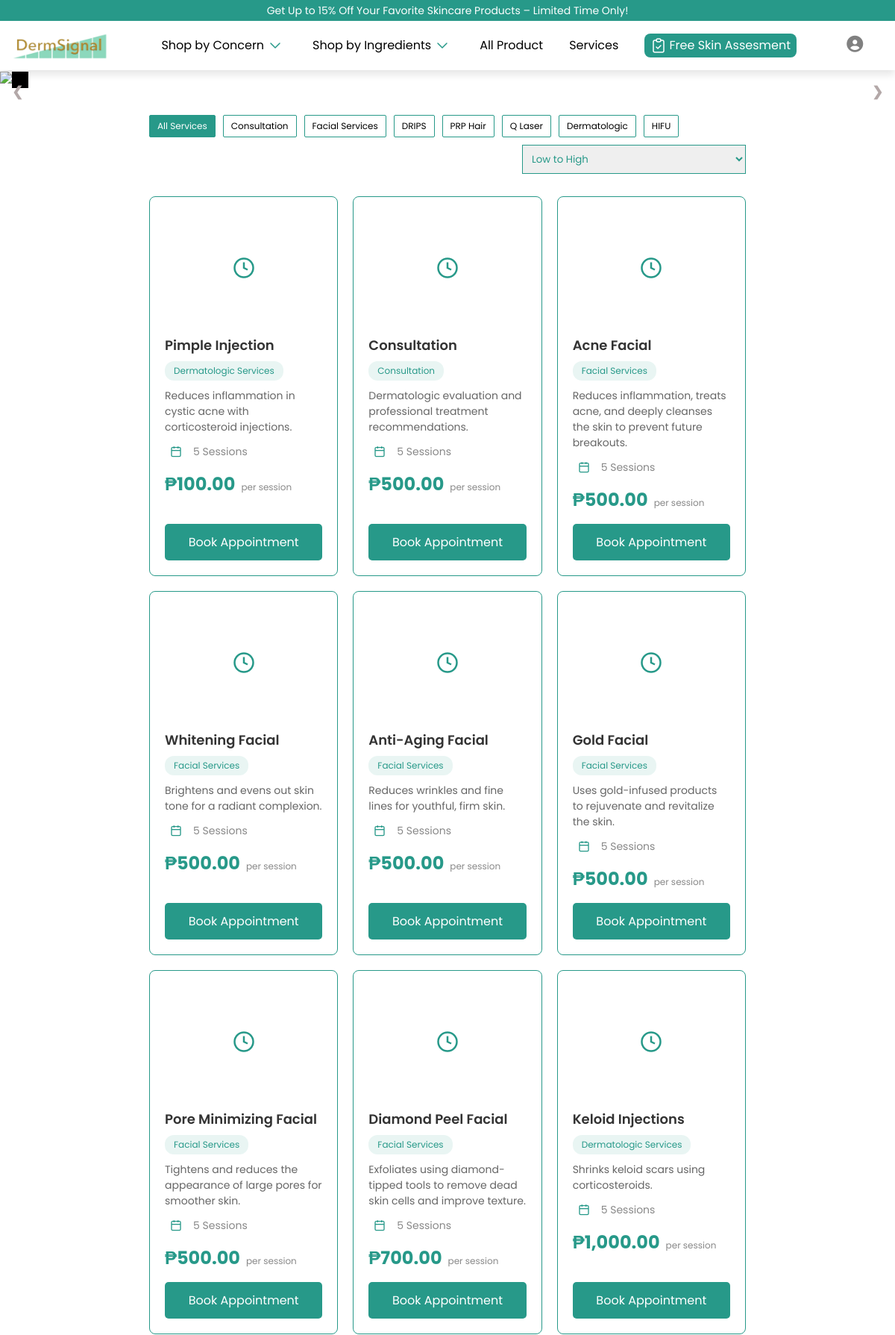
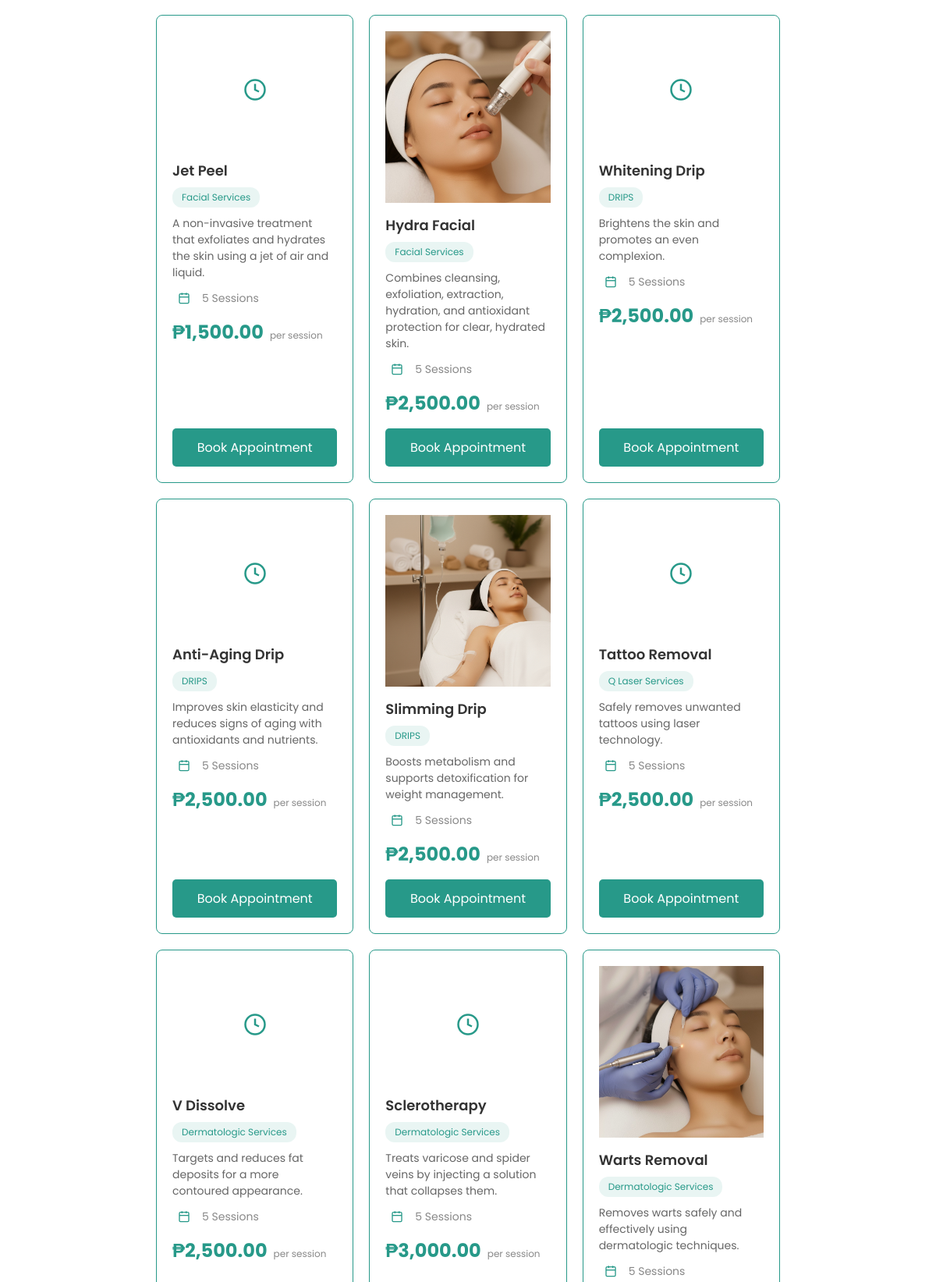
The page /components/services.php (upper part) on the database its author committed (2 pictures, top to bottom).
### tables this page shows
CREATE TABLE `tbl_services` (
  `service_id` int(11) NOT NULL,
  `service_name` varchar(100) NOT NULL,
  `service_price` float NOT NULL,
  `sessions` int(11) NOT NULL,
  `procedure_benefits` varchar(255) NOT NULL,
  `service_group` varchar(50) NOT NULL,
  `service_image` varchar(255) DEFAULT NULL
);

### components/services.php (the view, shortened to what this page needs)
<!DOCTYPE html>
<html lang="en">
<head>
    <link rel="stylesheet" href="../styles/slider.css">
    <link rel="stylesheet" href="../styles/general-styles.css">
    <link rel="stylesheet" href="../styles/footer.css">
    <link rel="stylesheet" href="../styles/services.css">
    <link rel="stylesheet" href="../styles/prod-ingredients.css">
    <link rel="stylesheet" href="../styles/product-lists.css">
    <link rel="stylesheet" href="../styles/appointment-modal.css">
</head>
<body>
<?php include "./header.php" ?>
<?php include "./slideshow.php" ?>
<div class="individual-prod-main-cont">
    <div class="category-cont">
        <?php
        $current_group = isset($_GET['service_group']) ? htmlspecialchars($_GET['service_group']) : 'all';
        $sort = isset($_GET['sort']) ? htmlspecialchars($_GET['sort']) : 'low';
        $service_groups = [
            ['id' => 'all', 'name' => 'All Services'],
            ['id' => 'Consultation', 'name' => 'Consultation'],
            ['id' => 'Facial Services', 'name' => 'Facial Services'],
            ['id' => 'DRIPS', 'name' => 'DRIPS'],
            ['id' => 'PRP Hair Treatment', 'name' => 'PRP Hair'],
            ['id' => 'Q Laser Services', 'name' => 'Q Laser'],
            ['id' => 'Dermatologic Services', 'name' => 'Dermatologic'],
            ['id' => 'HIFU', 'name' => 'HIFU']
        ];
        foreach ($service_groups as $group) {
            $active_class = $group['id'] == $current_group ? 'background-active' : '';
            echo "<a href=\"?service_group={$group['id']}&sort=$sort\">
                    <div class=\"category-button $active_class\">{$group['name']}</div>
                  </a>";
        }
        ?>
        <form method="GET" action="">
            <select class="sort-by" name="sort" id="sort" onchange="this.form.submit()">
                <option value="low" <?= isset($_GET['sort']) && $_GET['sort'] == 'low' ? 'selected' : '' ?>>Low to High</option>
            </select>
        </form>
    </div>
    <div class="service-list-items-cont">
        <?php
        $order = $sort == 'low' ? 'ASC' : 'DESC';
        $service_group_filter = isset($_GET['service_group']) ? htmlspecialchars($_GET['service_group']) : 'all';
        if ($service_group_filter != 'all') {
            $sql = "SELECT * FROM tbl_services WHERE service_group = ? ORDER BY service_price $order";
            $stmt = $conn->prepare($sql);
            $stmt->bind_param("s", $service_group_filter);
        } else {
            $sql = "SELECT * FROM tbl_services ORDER BY service_price $order";
            $stmt = $conn->prepare($sql);
        }
        $stmt->execute();
        $result = $stmt->get_result();
        if($result->num_rows > 0) {
            while($service = $result->fetch_assoc()) {
        ?>
        <div class="service-item" data-service-id="<?= $service['service_id']?>">
            <div class="service-card">
                <?php
                    if(!empty($service['service_image']) && file_exists("../backend/images/services/" . $service['service_image'])) {
                ?>
                <div class="service-image">
                    <img src="../backend/images/services/<?= $service['service_image'] ?>" alt="<?= $service['service_name'] ?>">
                </div>
                <?php }else{ ?>
                    <div class="service-icon">
                        <svg xmlns="http://www.w3.org/2000/svg" width="50" height="50" viewBox="0 0 24 24" fill="none" stroke="currentColor" stroke-width="2">
                            <path d="M12 2a10 10 0 1 0 10 10A10 10 0 0 0 12 2z"/>
                            <path d="M12 6v6l4 2"/>
                        </svg>
                    </div>
                <?php } ?>
                <div class="service-details">
                    <div class="service-name"><?= $service['service_name']; ?></div>
                    <div class="service-group-badge"><?= $service['service_group']; ?></div>
                    <div class="service-benefits"><?= $service['procedure_benefits']; ?></div>
                    <div class="service-sessions">
                        <svg xmlns="http://www.w3.org/2000/svg" width="16" height="16" viewBox="0 0 24 24" fill="none" stroke="currentColor" stroke-width="2">
                            <rect x="3" y="4" width="18" height="18" rx="2" ry="2"/>
                            <line x1="16" y1="2" x2="16" y2="6"/>
                            <line x1="8" y1="2" x2="8" y2="6"/>
                            <line x1="3" y1="10" x2="21" y2="10"/>
                        </svg>
                        <?= $service['sessions']; ?> Sessions
                    </div>
                    <div class="service-price-cont">
                        <div class="service-price">₱<?= number_format($service['service_price'], 2); ?></div>
                        <div class="price-label">per session</div>
                    </div>
                </div>
                <button class="book-button" data-service-id="<?= $service['service_id']?>" data-service-name="<?= $service['service_name']?>" data-service-price="<?= $service['service_price']?>">
                    Book Appointment
                </button>
            </div>
        </div>
        <?php
            }
        } else {
            echo "<p style='text-align: center; width: 100%; padding: 40px;'>No services found in this category.</p>";
        }
        ?>
    </div>
</div>
</body>
</html>

### styles/slider.css (style rules this page uses)
:root { --swiper-navigation-size: 10px !important; }

### styles/general-styles.css (style rules this page uses)
* { font-family: sans-serif; padding: 0; box-sizing: border-box; font-family: 'Poppins', sans-serif; margin: 0; }
body { overflow-x: hidden; transition: transform .5s; }
a { text-decoration: none; color: inherit; }
:root { --background-color: rgb(39,153,137) }
button { cursor: pointer; }
svg { display: flex; align-items: center; width: 30px; }

### styles/services.css (style rules this page uses)
.service-list-items-cont { display: grid; grid-template-columns: repeat(auto-fill, minmax(300px, 1fr)); gap: 25px; margin-top: 20px; }
.service-item { width: 100%; }
.service-card { border: 1px solid var(--background-color); border-radius: 8px; padding: 20px; background: white; transition: all 0.3s ease; height: 100%; display: flex; flex-direction: column; }
.service-icon { color: var(--background-color); margin-bottom: 15px; display: flex; justify-content: center; align-items: center; height: 150px; }
.service-details { flex: 1; }
.service-name { font-size: 18px; font-weight: 600; color: #333; margin-bottom: 8px; }
.service-group-badge { display: inline-block; background-color: rgba(39, 153, 137, 0.1); color: var(--background-color); padding: 4px 12px; border-radius: 12px; font-size: 12px; margin-bottom: 10px; }
.service-benefits { font-size: 14px; color: #666; line-height: 1.5; margin-bottom: 12px; }
.service-sessions { display: flex; align-items: center; gap: 8px; font-size: 14px; color: #888; margin-bottom: 15px; }
.service-sessions svg { color: var(--background-color); }
.service-price-cont { display: flex; align-items: baseline; gap: 8px; margin-bottom: 15px; }
.service-price { font-size: 24px; font-weight: bold; color: var(--background-color); }
.price-label { font-size: 12px; color: #888; }
.book-button { width: 100%; padding: 12px; background-color: var(--background-color); color: white; border: none; border-radius: 5px; font-size: 16px; cursor: pointer; transition: all 0.3s ease; }
@media (max-width: 1200px) { .service-list-items-cont { grid-template-columns: repeat(auto-fill, minmax(250px, 1fr)); gap: 20px; } }
.service-image { height: 150px; width: 100%; object-fit: contain; margin-bottom: 15px; }
.service-image img { height: 100%; width: 100%; object-fit: contain; }
.service-image { width: 100%; height: 220px; overflow: hidden; }
.service-image img { width: 100%; height: 100%; object-fit: cover; display: block; }

### styles/prod-ingredients.css (style rules this page uses)
.individual-prod-main-cont { margin-top: 70px; padding: 0px 200px 0px 200px; margin-bottom: 80px; }
.individual-prod-main-cont > div { font-size: 12px; }
select { width: 100%; padding: 8px; border-color: var(--background-color); color: var(--background-color); }

### styles/product-lists.css (style rules this page uses)
.category-cont { display: flex; margin-bottom: 30px; gap: 10px; margin-top: 20px; white-space: nowrap; flex-wrap: wrap; }
.category-cont div, .all-items { display: flex; justify-content: center; align-items: center; padding: 5px 10px 5px 10px; background-color: white; border: 1px solid var(--background-color); border-radius: 2px; }
.sort-by { width: 300px; display: flex; margin-left: auto; }
form { margin-left: auto; }
.category-button { transition: all .3s ease; cursor: pointer; }
.background-active { background-color: var(--background-color) !important; color: white; }
@media only screen and (min-width: 769px) { .category-cont { align-items: center; } }
.category-button, .product-items, .cart-button { transition: all 0.3s ease; }

### rows shown on the page
tbl_services: service_name "Pimple Injection", service_group "Dermatologic Services", procedure_benefits "Reduces inflammation in cystic acne with corticosteroid injections.", sessions "5", service_price "100.00"
tbl_services: service_name "Consultation", service_group "Consultation", procedure_benefits "Dermatologic evaluation and professional treatment recommendations.", sessions "5", service_price "500.00"
tbl_services: service_name "Acne Facial", service_group "Facial Services", procedure_benefits "Reduces inflammation, treats acne, and deeply cleanses the skin to prevent future breakouts.", sessions "5", service_price "500.00"
tbl_services: service_name "Whitening Facial", service_group "Facial Services", procedure_benefits "Brightens and evens out skin tone for a radiant complexion.", sessions "5", service_price "500.00"
tbl_services: service_name "Anti-Aging Facial", service_group "Facial Services", procedure_benefits "Reduces wrinkles and fine lines for youthful, firm skin.", sessions "5", service_price "500.00"
tbl_services: service_name "Gold Facial", service_group "Facial Services", procedure_benefits "Uses gold-infused products to rejuvenate and revitalize the skin.", sessions "5", service_price "500.00"
tbl_services: service_name "Pore Minimizing Facial", service_group "Facial Services", procedure_benefits "Tightens and reduces the appearance of large pores for smoother skin.", sessions "5", service_price "500.00"
tbl_services: service_name "Diamond Peel Facial", service_group "Facial Services", procedure_benefits "Exfoliates using diamond-tipped tools to remove dead skin cells and improve texture.", sessions "5", service_price "700.00"
tbl_services: service_name "Keloid Injections", service_group "Dermatologic Services", procedure_benefits "Shrinks keloid scars using corticosteroids.", sessions "5", service_price "1,000.00"
tbl_services: service_name "Jet Peel", service_group "Facial Services", procedure_benefits "A non-invasive treatment that exfoliates and hydrates the skin using a jet of air and liquid.", sessions "5", service_price "1,500.00"
tbl_services: service_image (picture), service_name "Hydra Facial", service_group "Facial Services", procedure_benefits "Combines cleansing, exfoliation, extraction, hydration, and antioxidant protection for clear, hydrated skin.", sessions "5", service_price "2,500.00"
tbl_services: service_name "Whitening Drip", service_group "DRIPS", procedure_benefits "Brightens the skin and promotes an even complexion.", sessions "5", service_price "2,500.00"
tbl_services: service_name "Anti-Aging Drip", service_group "DRIPS", procedure_benefits "Improves skin elasticity and reduces signs of aging with antioxidants and nutrients.", sessions "5", service_price "2,500.00"
tbl_services: service_image (picture), service_name "Slimming Drip", service_group "DRIPS", procedure_benefits "Boosts metabolism and supports detoxification for weight management.", sessions "5", service_price "2,500.00"
tbl_services: service_name "Tattoo Removal", service_group "Q Laser Services", procedure_benefits "Safely removes unwanted tattoos using laser technology.", sessions "5", service_price "2,500.00"
tbl_services: service_name "V Dissolve", service_group "Dermatologic Services", procedure_benefits "Targets and reduces fat deposits for a more contoured appearance.", sessions "5", service_price "2,500.00"
tbl_services: service_name "Sclerotherapy", service_group "Dermatologic Services", procedure_benefits "Treats varicose and spider veins by injecting a solution that collapses them.", sessions "5", service_price "3,000.00"
tbl_services: service_image (picture), service_name "Warts Removal", service_group "Dermatologic Services", procedure_benefits "Removes warts safely and effectively using dermatologic techniques.", sessions "5"

### other values the page prints
$group['name'] "All Services"
$group['name'] "Consultation"
$group['name'] "Facial Services"
$group['name'] "DRIPS"
$group['name'] "PRP Hair"
$group['name'] "Q Laser"
$group['name'] "Dermatologic"
$group['name'] "HIFU"
